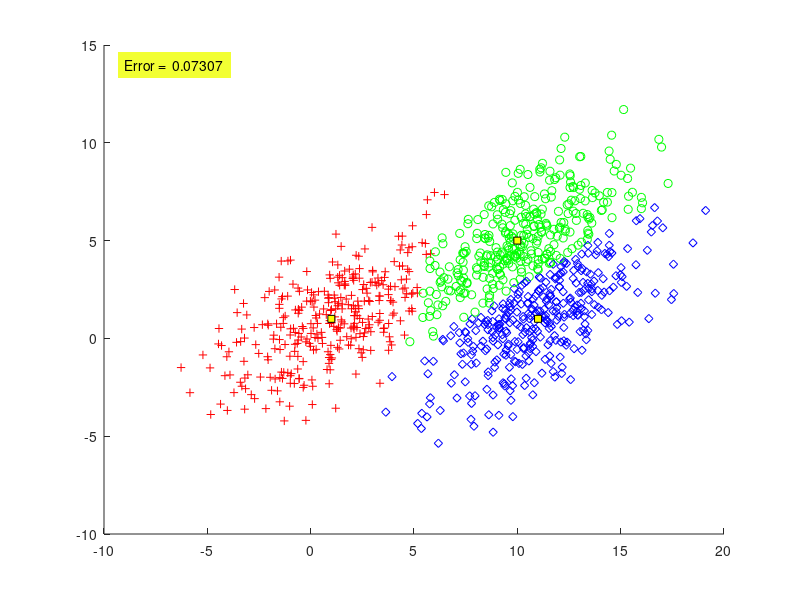

The MATLAB source for this figure:
function output=CH2_5_Bayesian()
N=1000;
m=[1 10 11;1 5 1];
S(:,:,1)=[7 4;4 5];
S(:,:,2)=[7 4;4 5];
S(:,:,3)=[7 4;4 5];
P=[1/3 1/3 1/3 ];

%% (A)
X=[];
y=[];
[l,c]=size(m);
for j=1:c
% Generating the [p(j)*N)] vectors from each distribution
temp=mvnrnd(m(:,j),S(:,:,j),fix(P(j)*N));
% The total number of points may be slightly less than N
% due to the fix ooutputrator
X=[X ;temp];
y=[y ones(1,fix(P(j)*N))*j];
end

%% B
% l=dimensionality, c=no. of classes
[l,N]=size(X'); % N=no. of vectors
for i=1:N
for j=1:c
 t(j)=P(j)*comp_gauss_dens_val(m(:,j),...
S(:,:,j),X(i,:));

end
% Determining the maximum quantity Pi*p(x|wi)
 [num,z(i)]=max(t(:));
end
plot_data(X,z,m);
%% C
output=compute_error(y,z);
xx=axis;

text(xx(1)+1,xx(4)-1,...
['Error =  ' num2str(output,4)],...
'HorizontalAlignment','left',... 
 'BackgroundColor',[.95 1 0.2],...
 'Margin',5);
end
%%
function clas_error=compute_error(y,y_est)
[q,N]=size(y); % N= no. of vectors
c=max(y); % Determining the number of classes
clas_error=0; % Counting the misclassified vectors
for i=1:N
if(y(i) ~= y_est(i))
clas_error=clas_error+1;
end
end
% Computing the classification error
clas_error =clas_error/N;
end
%%
function z=comp_gauss_dens_val(m,S,x)
[l,q]=size(m); % l=dimensionality
z=(1/((2*pi)^ (l/2)*det(S)^ 0.5) )...
*exp(-0.5*(x'-m)'*inv(S)*(x'-m));
end
%% 
function plot_data(X,y,m)
[l,N]=size(X'); % N=no. of data vectors, l=dimensionality
[l,c]=size(m); % c=no. of classes
if(l ~=2)
fprintf('NO PLOT CAN BE GENERATED\n')
return
end
pale=['r+'; 'go'; 'bd'];
figure(2)
% Plot of the data vectors
hold on

for k=1:N
plot(X(k,1),X(k,2),pale(y(k),:))
end
% Plot of the class means
for j=1:c
plot(m(1,j),m(2,j),'--ks',...
                'MarkerFaceColor','y',...
                'MarkerSize',5)
end
end
